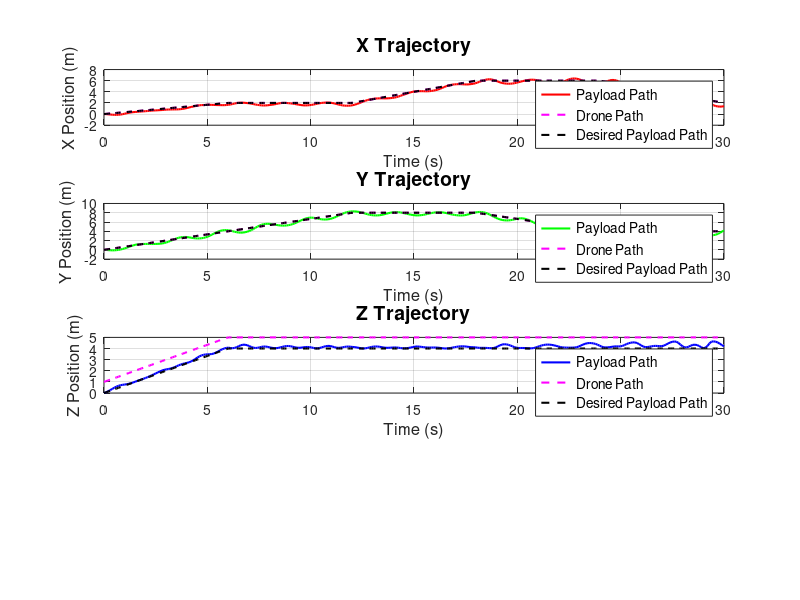
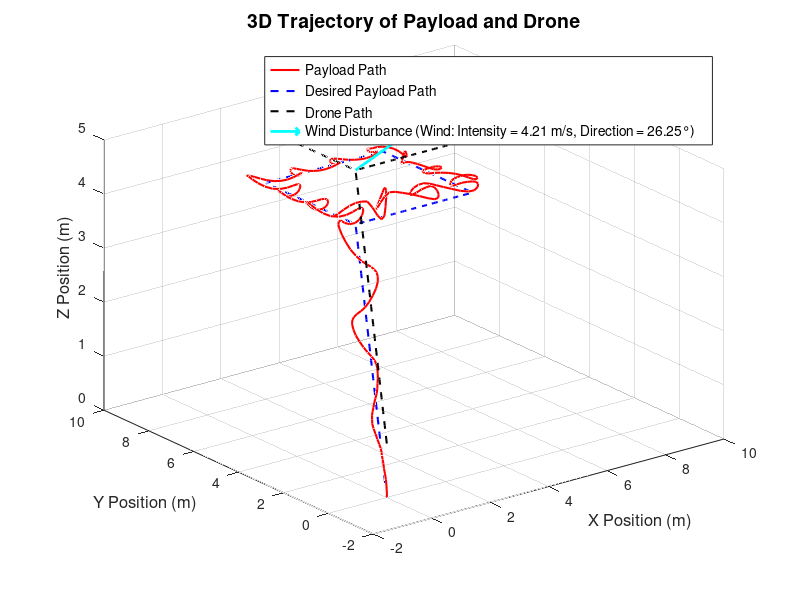

Here is the MATLAB script that generated these plots, in order: (Note: this script raises an error after producing the figures.)
% Simulation parameters
t = linspace(0, 30, 300); % Time vector from 0 to 30 seconds

% Desired drone trajectory waypoints
waypoints = [
    0, 0, 1;
    2, 4, 5;
    2, 8, 5;
    6, 8, 5;
    6, 4, 5;
    2, 4, 5
];

% Time spent at each waypoint (assuming constant speed)
waypoint_times = linspace(0, 30, size(waypoints, 1));

% Interpolate between waypoints
x_drone_des = interp1(waypoint_times, waypoints(:,1), t, 'linear');
y_drone_des = interp1(waypoint_times, waypoints(:,2), t, 'linear');
z_drone_des = interp1(waypoint_times, waypoints(:,3), t, 'linear');

% Constants
T_s = 0.1; % Sampling time
g = 9.81; % Gravity
m_l = 1; % Mass of the payload (kg)
l = 1; % Length of the cable (m)
max_phi = pi / 3; % Maximum swing angle (60 degrees)

% Wind disturbance parameters
wind_disturbance_mean_mps = 4 * 0.51444; % Mean wind speed (m/s)
wind_disturbance_std_mps = 1; % Standard deviation for wind disturbance (m/s)

% Number of simulations
num_simulations = 1;
rms_errors_transient = zeros(1, num_simulations);
rms_errors_steady_state = zeros(1, num_simulations);

for sim = 1:num_simulations
    % Initial conditions
    phi_x = 0; % Initial swing angle in X direction (radians)
    phi_x_dot = 0; % Initial angular velocity of the swing in X direction (radians/s)
    phi_y = 0; % Initial swing angle in Y direction (radians)
    phi_y_dot = 0; % Initial angular velocity of the swing in Y direction (radians/s)

    % Pre-allocate arrays for positions
    x_payload_positions = zeros(1, length(t));
    y_payload_positions = zeros(1, length(t));
    z_payload_positions = zeros(1, length(t));

    % Assume initial payload position directly below the drone
    x_payload_positions(1) = x_drone_des(1);
    y_payload_positions(1) = y_drone_des(1);
    z_payload_positions(1) = z_drone_des(1) - l;

    % Desired payload positions (directly below the drone)
    x_payload_des = x_drone_des;
    y_payload_des = y_drone_des;
    z_payload_des = z_drone_des - l;

    % Iterate through the trajectory
    for k = 2:length(t)
        % Wind disturbance generation
        wind_disturbance = normrnd(wind_disturbance_mean_mps, wind_disturbance_std_mps, 2, 1); % Random disturbance in x and y directions

        % Calculate drone's accelerations
        if k > 2
            ax_drone = (x_drone_des(k) - 2*x_drone_des(k-1) + x_drone_des(k-2)) / T_s^2;
            ay_drone = (y_drone_des(k) - 2*y_drone_des(k-1) + y_drone_des(k-2)) / T_s^2;
            az_drone = (z_drone_des(k) - 2*z_drone_des(k-1) + z_drone_des(k-2)) / T_s^2;
        else
            % Approximate accelerations for the first two steps
            ax_drone = (x_drone_des(k) - x_drone_des(k-1)) / T_s^2;
            ay_drone = (y_drone_des(k) - y_drone_des(k-1)) / T_s^2;
            az_drone = (z_drone_des(k) - z_drone_des(k-1)) / T_s^2;
        end

        % Update angular acceleration of the payload swing due to drone's motion and wind
        phi_x_ddot = (-g/l) * sin(phi_x) + (ax_drone + wind_disturbance(1)) * cos(phi_x) / l;
        phi_y_ddot = (-g/l) * sin(phi_y) + (ay_drone + wind_disturbance(2)) * cos(phi_y) / l;

        % Update angular velocities and angles
        phi_x_dot = phi_x_dot + phi_x_ddot * T_s;
        phi_x = phi_x + phi_x_dot * T_s;

        phi_y_dot = phi_y_dot + phi_y_ddot * T_s;
        phi_y = phi_y + phi_y_dot * T_s;

        % Constrain the swing angles to the maximum allowed value
        if abs(phi_x) > max_phi
            phi_x = sign(phi_x) * max_phi; % Limit swing angle in X to ±60 degrees
            phi_x_dot = 0; % Stop angular velocity if the limit is reached
        end
        if abs(phi_y) > max_phi
            phi_y = sign(phi_y) * max_phi; % Limit swing angle in Y to ±60 degrees
            phi_y_dot = 0; % Stop angular velocity if the limit is reached
        end

        % Update payload position in the x-y-z plane
        x_payload_positions(k) = x_drone_des(k) - l * sin(phi_x);
        y_payload_positions(k) = y_drone_des(k) - l * sin(phi_y);
        z_payload_positions(k) = z_drone_des(k) - l * cos(phi_x) * cos(phi_y);
    end

    % Calculate RMS errors for different time frames
    transient_time_indices = find(t <= 8);
    steady_state_time_indices = find(t > 8);

    rms_errors_transient(sim) = sqrt(mean((x_payload_positions(transient_time_indices) - x_payload_des(transient_time_indices)).^2 + ...
                                          (y_payload_positions(transient_time_indices) - y_payload_des(transient_time_indices)).^2 + ...
                                          (z_payload_positions(transient_time_indices) - z_payload_des(transient_time_indices)).^2));

    rms_errors_steady_state(sim) = sqrt(mean((x_payload_positions(steady_state_time_indices) - x_payload_des(steady_state_time_indices)).^2 + ...
                                             (y_payload_positions(steady_state_time_indices) - y_payload_des(steady_state_time_indices)).^2 + ...
                                             (z_payload_positions(steady_state_time_indices) - z_payload_des(steady_state_time_indices)).^2));

    % Plot the trajectories only for the first simulation
    if sim == 1
        figure('Position', [100, 100, 800, 600]);

        subplot(4, 1, 1);
        plot(t, x_payload_positions, 'r', 'LineWidth', 1.5);
        hold on;
        plot(t, x_drone_des, 'm--', 'LineWidth', 1.5); % Drone path as yellow dotted line
        plot(t, x_payload_des, 'k--', 'LineWidth', 1.5); % Desired payload path as black dotted line
        title('X Trajectory', 'FontSize', 14);
        xlabel('Time (s)', 'FontSize', 12);
        ylabel('X Position (m)', 'FontSize', 12);
        legend('Payload Path', 'Drone Path', 'Desired Payload Path', 'FontSize', 10);
        grid on;
    
        subplot(4, 1, 2);
        plot(t, y_payload_positions, 'g', 'LineWidth', 1.5);
        hold on;
        plot(t, y_drone_des, 'm--', 'LineWidth', 1.5); % Drone path as yellow dotted line
        plot(t, y_payload_des, 'k--', 'LineWidth', 1.5); % Desired payload path as black dotted line
        title('Y Trajectory', 'FontSize', 14);
        xlabel('Time (s)', 'FontSize', 12);
        ylabel('Y Position (m)', 'FontSize', 12);
        legend('Payload Path', 'Drone Path', 'Desired Payload Path', 'FontSize', 10);
        grid on;
    
        subplot(4, 1, 3);
        plot(t, z_payload_positions, 'b', 'LineWidth', 1.5);
        hold on;
        plot(t, z_drone_des, 'm--', 'LineWidth', 1.5); % Drone path as yellow dotted line
        plot(t, z_payload_des, 'k--', 'LineWidth', 1.5); % Desired payload path as black dotted line
        title('Z Trajectory', 'FontSize', 14);
        xlabel('Time (s)', 'FontSize', 12);
        ylabel('Z Position (m)', 'FontSize', 12);
        legend('Payload Path', 'Drone Path', 'Desired Payload Path', 'FontSize', 10);
        grid on;

        % 3D Plot
        figure('Position', [100, 100, 800, 600]);
        plot3(x_payload_positions, y_payload_positions, z_payload_positions, 'r', 'LineWidth', 1.5);
        hold on;
        plot3(x_payload_des, y_payload_des, z_payload_des, 'b--', 'LineWidth', 1.5); % Desired payload path
        plot3(x_drone_des, y_drone_des, z_drone_des, 'k--', 'LineWidth', 1.5);
        grid on;
        title('3D Trajectory of Payload and Drone', 'FontSize', 14);
        xlabel('X Position (m)', 'FontSize', 12);
        ylabel('Y Position (m)', 'FontSize', 12);
        zlabel('Z Position (m)', 'FontSize', 12);
        legend('Payload Path', 'Desired Payload Path', 'Drone Path', 'FontSize', 10);

        % Wind disturbance at the final position of the drone
        wind_disturbance_final = normrnd(wind_disturbance_mean_mps, wind_disturbance_std_mps, 2, 1); % Final wind disturbance

        % Calculate wind intensity and direction
        wind_intensity = norm(wind_disturbance_final); % Euclidean norm of the wind vector
        wind_direction = atan2d(wind_disturbance_final(2), wind_disturbance_final(1)); % Angle in degrees

        % Plot wind disturbance vector
        quiver3(x_drone_des(end), y_drone_des(end), z_drone_des(end), ...
                wind_disturbance_final(1), wind_disturbance_final(2), 0, 2, 'c', 'LineWidth', 2);

        % Construct wind parameters text for the legend
        wind_params_text = sprintf('Wind: Intensity = %.2f m/s, Direction = %.2f°', wind_intensity, wind_direction);

        % Include wind parameters in the legend
        legend('Payload Path', 'Desired Payload Path', 'Drone Path', ['Wind Disturbance (' wind_params_text ')'], 'FontSize', 10);
    end
end

% Plot histogram of Transient RMS errors
figure('Position', [100, 100, 800, 600]);
histogram(rms_errors_transient, 'Normalization', 'pdf', 'BinWidth', 0.01);
title('Histogram of Transient to Steady State RMS Errors (0-8 seconds)', 'FontSize', 14);
xlabel('RMS Error (m)', 'FontSize', 12);
ylabel('Frequency', 'FontSize', 12);
grid on;

% Fit a Gaussian distribution to the Transient RMS errors
mu_transient = mean(rms_errors_transient);
sigma_transient = std(rms_errors_transient);

% Plot the Gaussian curve
hold on;
x_values_transient = linspace(min(rms_errors_transient), max(rms_errors_transient), 100);
gaussian_curve_transient = (1/(sigma_transient*sqrt(2*pi))) * exp(-((x_values_transient-mu_transient).^2)/(2*sigma_transient^2));
plot(x_values_transient, gaussian_curve_transient, 'r-', 'LineWidth', 2);
legend('Transient RMS Error Distribution', 'Fitted Gaussian Curve', 'FontSize', 10);

% Plot histogram of Steady State RMS errors
figure('Position', [100, 100, 800, 600]);
histogram(rms_errors_steady_state, 'Normalization', 'pdf', 'BinWidth', 0.01);
title('Histogram of Steady State RMS Errors (8-30 seconds)', 'FontSize', 14);
xlabel('RMS Error (m)', 'FontSize', 12);
ylabel('Frequency', 'FontSize', 12);
grid on;

% Fit a Gaussian distribution to the Steady State RMS errors
mu_steady_state = mean(rms_errors_steady_state);
sigma_steady_state = std(rms_errors_steady_state);

% Plot the Gaussian curve
hold on;
x_values_steady_state = linspace(min(rms_errors_steady_state), max(rms_errors_steady_state), 100);
gaussian_curve_steady_state = (1/(sigma_steady_state*sqrt(2*pi))) * exp(-((x_values_steady_state-mu_steady_state).^2)/(2*sigma_steady_state^2));
plot(x_values_steady_state, gaussian_curve_steady_state, 'r-', 'LineWidth', 2);
legend('Steady State RMS Error Distribution', 'Fitted Gaussian Curve', 'FontSize', 10);
